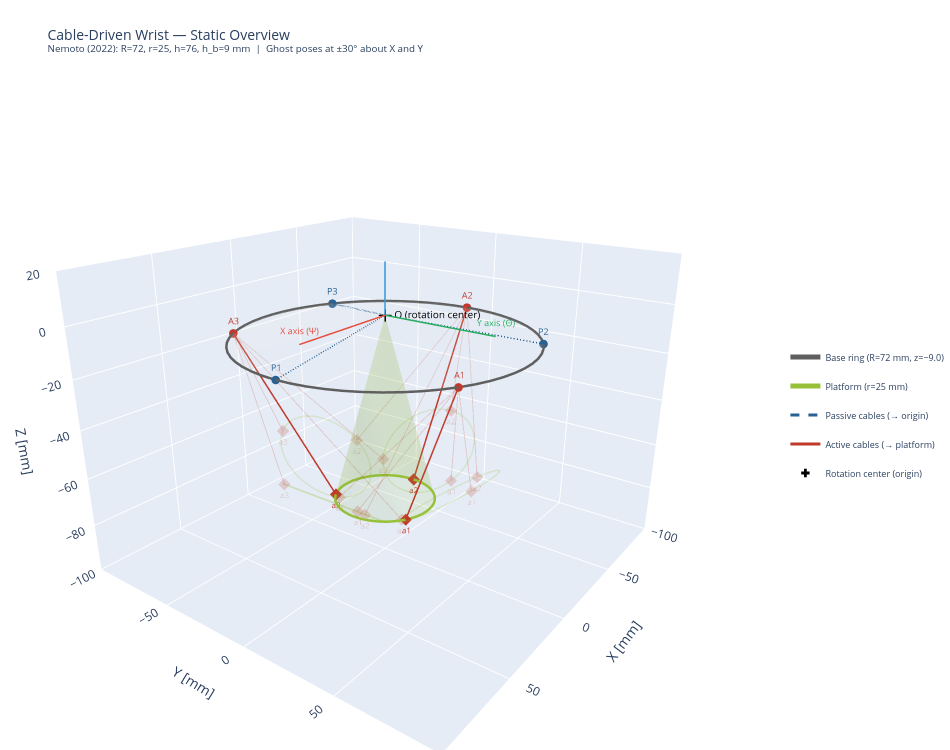

This figure's notebook cell:
### Code cell
# =================================================================
# Static 3D Overview
# =================================================================
from helpers.wrist_plots import wrist_static_figure

fig = wrist_static_figure(R, r, h, h_b, show_caption=show_caption)
fig.show()

### Figure 1 — Plotly figure (JSON) as saved in the notebook; plotly's stock layout.template omitted (floating-point values rounded to 4 significant figures)
{"data": [{"legendgroup": "base", "line": {"color": "#5F5F5F", "width": 3}, "mode": "lines", "name": "Base ring (R=72 mm, z=−9.0)", "opacity": 0.2, "showlegend": false, "type": "scatter3d", "x": [72.5, 72.1, 70.92, 68.95, 66.23, 62.79, 58.65, 53.88, 48.51, 42.61, 36.25, 29.49, 22.4, 15.07, 7.578, 4.439e-15, -7.578, -15.07, -22.4, -29.49, -36.25, -42.61, -48.51, -53.88, -58.65, -62.79, -66.23, -68.95, -70.92, -72.1, -72.5, -72.1, -70.92, -68.95, -66.23, -62.79, -58.65, -53.88, -48.51, -42.61, -36.25, -29.49, -22.4, -15.07, -7.578, -1.332e-14, 7.578, 15.07, 22.4, 29.49, 36.25, 42.61, 48.51, 53.88, 58.65, 62.79, 66.23, 68.95, 70.92, 72.1, 72.5], "y": [0.0, 7.578, 15.07, 22.4, 29.49, 36.25, 42.61, 48.51, 53.88, 58.65, 62.79, 66.23, 68.95, 70.92, 72.1, 72.5, 72.1, 70.92, 68.95, 66.23, 62.79, 58.65, 53.88, 48.51, 42.61, 36.25, 29.49, 22.4, 15.07, 7.578, 8.879e-15, -7.578, -15.07, -22.4, -29.49, -36.25, -42.61, -48.51, -53.88, -58.65, -62.79, -66.23, -68.95, -70.92, -72.1, -72.5, -72.1, -70.92, -68.95, -66.23, -62.79, -58.65, -53.88, -48.51, -42.61, -36.25, -29.49, -22.4, -15.07, -7.578, -1.776e-14], "z": [-9.0, -9.0, -9.0, -9.0, -9.0, -9.0, -9.0, -9.0, -9.0, -9.0, -9.0, -9.0, -9.0, -9.0, -9.0, -9.0, -9.0, -9.0, -9.0, -9.0, -9.0, -9.0, -9.0, -9.0, -9.0, -9.0, -9.0, -9.0, -9.0, -9.0, -9.0, -9.0, -9.0, -9.0, -9.0, -9.0, -9.0, -9.0, -9.0, -9.0, -9.0, -9.0, -9.0, -9.0, -9.0, -9.0, -9.0, -9.0, -9.0, -9.0, -9.0, -9.0, -9.0, -9.0, -9.0, -9.0, -9.0, -9.0, -9.0, -9.0, -9.0]}, {"legendgroup": "platform", "line": {"color": "#97C139", "width": 3}, "mode": "lines", "name": "Platform (r=25 mm)", "opacity": 0.2, "showlegend": false, "type": "scatter3d", "x": [25.0, 24.86, 24.45, 23.78, 22.84, 21.65, 20.23, 18.58, 16.73, 14.69, 12.5, 10.17, 7.725, 5.198, 2.613, 1.531e-15, -2.613, -5.198, -7.725, -10.17, -12.5, -14.69, -16.73, -18.58, -20.23, -21.65, -22.84, -23.78, -24.45, -24.86, -25.0, -24.86, -24.45, -23.78, -22.84, -21.65, -20.23, -18.58, -16.73, -14.69, -12.5, -10.17, -7.725, -5.198, -2.613, -4.592e-15, 2.613, 5.198, 7.725, 10.17, 12.5, 14.69, 16.73, 18.58, 20.23, 21.65, 22.84, 23.78, 24.45, 24.86, 25.0], "y": [38.0, 40.26, 42.5, 44.69, 46.81, 48.83, 50.73, 52.49, 54.09, 55.52, 56.75, 57.78, 58.59, 59.18, 59.53, 59.65, 59.53, 59.18, 58.59, 57.78, 56.75, 55.52, 54.09, 52.49, 50.73, 48.83, 46.81, 44.69, 42.5, 40.26, 38.0, 35.74, 33.5, 31.31, 29.19, 27.17, 25.27, 23.51, 21.91, 20.48, 19.25, 18.22, 17.41, 16.82, 16.47, 16.35, 16.47, 16.82, 17.41, 18.22, 19.25, 20.48, 21.91, 23.51, 25.27, 27.17, 29.19, 31.31, 33.5, 35.74, 38.0], "z": [-65.82, -64.51, -63.22, -61.96, -60.73, -59.57, -58.47, -57.45, -56.53, -55.71, -54.99, -54.4, -53.93, -53.59, -53.39, -53.32, -53.39, -53.59, -53.93, -54.4, -54.99, -55.71, -56.53, -57.45, -58.47, -59.57, -60.73, -61.96, -63.22, -64.51, -65.82, -67.12, -68.42, -69.68, -70.9, -72.07, -73.17, -74.18, -75.11, -75.93, -76.64, -77.24, -77.71, -78.04, -78.25, -78.32, -78.25, -78.04, -77.71, -77.24, -76.64, -75.93, -75.11, -74.18, -73.17, -72.07, -70.9, -69.68, -68.42, -67.12, -65.82]}, {"legendgroup": "passive", "line": {"color": "#296193", "dash": "dash", "width": 1.8}, "mode": "lines", "name": "Passive cables (→ origin)", "opacity": 0.2, "showlegend": false, "type": "scatter3d", "x": [72.5, 0], "y": [0, 0], "z": [-9, 0]}, {"legendgroup": "passive", "line": {"color": "#296193", "dash": "dash", "width": 1.8}, "mode": "lines", "opacity": 0.2, "showlegend": false, "type": "scatter3d", "x": [-36.25, 0], "y": [62.79, 0], "z": [-9, 0]}, {"legendgroup": "passive", "line": {"color": "#296193", "dash": "dash", "width": 1.8}, "mode": "lines", "opacity": 0.2, "showlegend": false, "type": "scatter3d", "x": [-36.25, 0], "y": [-62.79, 0], "z": [-9, 0]}, {"legendgroup": "active", "line": {"color": "#C0392B", "width": 1.8}, "mode": "lines", "name": "Active cables (→ platform)", "opacity": 0.2, "showlegend": false, "type": "scatter3d", "x": [36.25, 12.5], "y": [62.79, 56.75], "z": [-9, -54.99]}, {"legendgroup": "active", "line": {"color": "#C0392B", "width": 1.8}, "mode": "lines", "opacity": 0.2, "showlegend": false, "type": "scatter3d", "x": [-72.5, -25], "y": [8.879e-15, 38], "z": [-9, -65.82]}, {"legendgroup": "active", "line": {"color": "#C0392B", "width": 1.8}, "mode": "lines", "opacity": 0.2, "showlegend": false, "type": "scatter3d", "x": [36.25, 12.5], "y": [-62.79, 19.25], "z": [-9, -76.64]}, {"marker": {"color": "#296193", "size": 5}, "mode": "markers+text", "opacity": 0.2, "showlegend": false, "text": ["P1", "P2", "P3"], "textfont": {"color": "#296193", "size": 9}, "textposition": "top center", "type": "scatter3d", "x": [72.5, -36.25, -36.25], "y": [0.0, 62.79, -62.79], "z": [-9.0, -9.0, -9.0]}, {"marker": {"color": "#C0392B", "size": 5}, "mode": "markers+text", "opacity": 0.2, "showlegend": false, "text": ["A1", "A2", "A3"], "textfont": {"color": "#C0392B", "size": 9}, "textposition": "top center", "type": "scatter3d", "x": [36.25, -72.5, 36.25], "y": [62.79, 8.879e-15, -62.79], "z": [-9.0, -9.0, -9.0]}, {"marker": {"color": "#C0392B", "size": 4, "symbol": "diamond"}, "mode": "markers+text", "opacity": 0.2, "showlegend": false, "text": ["a1", "a2", "a3"], "textfont": {"color": "#C0392B", "size": 8}, "textposition": "bottom center", "type": "scatter3d", "x": [12.5, -25.0, 12.5], "y": [56.75, 38.0, 19.25], "z": [-54.99, -65.82, -76.64]}, {"legendgroup": "center", "marker": {"color": "black", "size": 7, "symbol": "cross"}, "mode": "markers+text", "name": "Rotation center (origin)", "opacity": 0.2, "showlegend": false, "text": ["O (rotation center)"], "textfont": {"color": "black", "size": 10}, "textposition": "middle right", "type": "scatter3d", "x": [0], "y": [0], "z": [0]}, {"legendgroup": "base", "line": {"color": "#5F5F5F", "width": 3}, "mode": "lines", "name": "Base ring (R=72 mm, z=−9.0)", "opacity": 0.2, "showlegend": false, "type": "scatter3d", "x": [72.5, 72.1, 70.92, 68.95, 66.23, 62.79, 58.65, 53.88, 48.51, 42.61, 36.25, 29.49, 22.4, 15.07, 7.578, 4.439e-15, -7.578, -15.07, -22.4, -29.49, -36.25, -42.61, -48.51, -53.88, -58.65, -62.79, -66.23, -68.95, -70.92, -72.1, -72.5, -72.1, -70.92, -68.95, -66.23, -62.79, -58.65, -53.88, -48.51, -42.61, -36.25, -29.49, -22.4, -15.07, -7.578, -1.332e-14, 7.578, 15.07, 22.4, 29.49, 36.25, 42.61, 48.51, 53.88, 58.65, 62.79, 66.23, 68.95, 70.92, 72.1, 72.5], "y": [0.0, 7.578, 15.07, 22.4, 29.49, 36.25, 42.61, 48.51, 53.88, 58.65, 62.79, 66.23, 68.95, 70.92, 72.1, 72.5, 72.1, 70.92, 68.95, 66.23, 62.79, 58.65, 53.88, 48.51, 42.61, 36.25, 29.49, 22.4, 15.07, 7.578, 8.879e-15, -7.578, -15.07, -22.4, -29.49, -36.25, -42.61, -48.51, -53.88, -58.65, -62.79, -66.23, -68.95, -70.92, -72.1, -72.5, -72.1, -70.92, -68.95, -66.23, -62.79, -58.65, -53.88, -48.51, -42.61, -36.25, -29.49, -22.4, -15.07, -7.578, -1.776e-14], "z": [-9.0, -9.0, -9.0, -9.0, -9.0, -9.0, -9.0, -9.0, -9.0, -9.0, -9.0, -9.0, -9.0, -9.0, -9.0, -9.0, -9.0, -9.0, -9.0, -9.0, -9.0, -9.0, -9.0, -9.0, -9.0, -9.0, -9.0, -9.0, -9.0, -9.0, -9.0, -9.0, -9.0, -9.0, -9.0, -9.0, -9.0, -9.0, -9.0, -9.0, -9.0, -9.0, -9.0, -9.0, -9.0, -9.0, -9.0, -9.0, -9.0, -9.0, -9.0, -9.0, -9.0, -9.0, -9.0, -9.0, -9.0, -9.0, -9.0, -9.0, -9.0]}, {"legendgroup": "platform", "line": {"color": "#97C139", "width": 3}, "mode": "lines", "name": "Platform (r=25 mm)", "opacity": 0.2, "showlegend": false, "type": "scatter3d", "x": [25.0, 24.86, 24.45, 23.78, 22.84, 21.65, 20.23, 18.58, 16.73, 14.69, 12.5, 10.17, 7.725, 5.198, 2.613, 1.531e-15, -2.613, -5.198, -7.725, -10.17, -12.5, -14.69, -16.73, -18.58, -20.23, -21.65, -22.84, -23.78, -24.45, -24.86, -25.0, -24.86, -24.45, -23.78, -22.84, -21.65, -20.23, -18.58, -16.73, -14.69, -12.5, -10.17, -7.725, -5.198, -2.613, -4.592e-15, 2.613, 5.198, 7.725, 10.17, 12.5, 14.69, 16.73, 18.58, 20.23, 21.65, 22.84, 23.78, 24.45, 24.86, 25.0], "y": [-38.0, -35.74, -33.5, -31.31, -29.19, -27.17, -25.27, -23.51, -21.91, -20.48, -19.25, -18.22, -17.41, -16.82, -16.47, -16.35, -16.47, -16.82, -17.41, -18.22, -19.25, -20.48, -21.91, -23.51, -25.27, -27.17, -29.19, -31.31, -33.5, -35.74, -38.0, -40.26, -42.5, -44.69, -46.81, -48.83, -50.73, -52.49, -54.09, -55.52, -56.75, -57.78, -58.59, -59.18, -59.53, -59.65, -59.53, -59.18, -58.59, -57.78, -56.75, -55.52, -54.09, -52.49, -50.73, -48.83, -46.81, -44.69, -42.5, -40.26, -38.0], "z": [-65.82, -67.12, -68.42, -69.68, -70.9, -72.07, -73.17, -74.18, -75.11, -75.93, -76.64, -77.24, -77.71, -78.04, -78.25, -78.32, -78.25, -78.04, -77.71, -77.24, -76.64, -75.93, -75.11, -74.18, -73.17, -72.07, -70.9, -69.68, -68.42, -67.12, -65.82, -64.51, -63.22, -61.96, -60.73, -59.57, -58.47, -57.45, -56.53, -55.71, -54.99, -54.4, -53.93, -53.59, -53.39, -53.32, -53.39, -53.59, -53.93, -54.4, -54.99, -55.71, -56.53, -57.45, -58.47, -59.57, -60.73, -61.96, -63.22, -64.51, -65.82]}, {"legendgroup": "passive", "line": {"color": "#296193", "dash": "dash", "width": 1.8}, "mode": "lines", "name": "Passive cables (→ origin)", "opacity": 0.2, "showlegend": false, "type": "scatter3d", "x": [72.5, 0], "y": [0, 0], "z": [-9, 0]}, {"legendgroup": "passive", "line": {"color": "#296193", "dash": "dash", "width": 1.8}, "mode": "lines", "opacity": 0.2, "showlegend": false, "type": "scatter3d", "x": [-36.25, 0], "y": [62.79, 0], "z": [-9, 0]}, {"legendgroup": "passive", "line": {"color": "#296193", "dash": "dash", "width": 1.8}, "mode": "lines", "opacity": 0.2, "showlegend": false, "type": "scatter3d", "x": [-36.25, 0], "y": [-62.79, 0], "z": [-9, 0]}, {"legendgroup": "active", "line": {"color": "#C0392B", "width": 1.8}, "mode": "lines", "name": "Active cables (→ platform)", "opacity": 0.2, "showlegend": false, "type": "scatter3d", "x": [36.25, 12.5], "y": [62.79, -19.25], "z": [-9, -76.64]}, {"legendgroup": "active", "line": {"color": "#C0392B", "width": 1.8}, "mode": "lines", "opacity": 0.2, "showlegend": false, "type": "scatter3d", "x": [-72.5, -25], "y": [8.879e-15, -38.0], "z": [-9, -65.82]}, {"legendgroup": "active", "line": {"color": "#C0392B", "width": 1.8}, "mode": "lines", "opacity": 0.2, "showlegend": false, "type": "scatter3d", "x": [36.25, 12.5], "y": [-62.79, -56.75], "z": [-9, -54.99]}, {"marker": {"color": "#296193", "size": 5}, "mode": "markers+text", "opacity": 0.2, "showlegend": false, "text": ["P1", "P2", "P3"], "textfont": {"color": "#296193", "size": 9}, "textposition": "top center", "type": "scatter3d", "x": [72.5, -36.25, -36.25], "y": [0.0, 62.79, -62.79], "z": [-9.0, -9.0, -9.0]}, {"marker": {"color": "#C0392B", "size": 5}, "mode": "markers+text", "opacity": 0.2, "showlegend": false, "text": ["A1", "A2", "A3"], "textfont": {"color": "#C0392B", "size": 9}, "textposition": "top center", "type": "scatter3d", "x": [36.25, -72.5, 36.25], "y": [62.79, 8.879e-15, -62.79], "z": [-9.0, -9.0, -9.0]}, {"marker": {"color": "#C0392B", "size": 4, "symbol": "diamond"}, "mode": "markers+text", "opacity": 0.2, "showlegend": false, "text": ["a1", "a2", "a3"], "textfont": {"color": "#C0392B", "size": 8}, "textposition": "bottom center", "type": "scatter3d", "x": [12.5, -25.0, 12.5], "y": [-19.25, -38.0, -56.75], "z": [-76.64, -65.82, -54.99]}, {"legendgroup": "center", "marker": {"color": "black", "size": 7, "symbol": "cross"}, "mode": "markers+text", "name": "Rotation center (origin)", "opacity": 0.2, "showlegend": false, "text": ["O (rotation center)"], "textfont": {"color": "black", "size": 10}, "textposition": "middle right", "type": "scatter3d", "x": [0], "y": [0], "z": [0]}, {"legendgroup": "base", "line": {"color": "#5F5F5F", "width": 3}, "mode": "lines", "name": "Base ring (R=72 mm, z=−9.0)", "opacity": 0.2, "showlegend": false, "type": "scatter3d", "x": [72.5, 72.1, 70.92, 68.95, 66.23, 62.79, 58.65, 53.88, 48.51, 42.61, 36.25, 29.49, 22.4, 15.07, 7.578, 4.439e-15, -7.578, -15.07, -22.4, -29.49, -36.25, -42.61, -48.51, -53.88, -58.65, -62.79, -66.23, -68.95, -70.92, -72.1, -72.5, -72.1, -70.92, -68.95, -66.23, -62.79, -58.65, -53.88, -48.51, -42.61, -36.25, -29.49, -22.4, -15.07, -7.578, -1.332e-14, 7.578, 15.07, 22.4, 29.49, 36.25, 42.61, 48.51, 53.88, 58.65, 62.79, 66.23, 68.95, 70.92, 72.1, 72.5], "y": [0.0, 7.578, 15.07, 22.4, 29.49, 36.25, 42.61, 48.51, 53.88, 58.65, 62.79, 66.23, 68.95, 70.92, 72.1, 72.5, 72.1, 70.92, 68.95, 66.23, 62.79, 58.65, 53.88, 48.51, 42.61, 36.25, 29.49, 22.4, 15.07, 7.578, 8.879e-15, -7.578, -15.07, -22.4, -29.49, -36.25, -42.61, -48.51, -53.88, -58.65, -62.79, -66.23, -68.95, -70.92, -72.1, -72.5, -72.1, -70.92, -68.95, -66.23, -62.79, -58.65, -53.88, -48.51, -42.61, -36.25, -29.49, -22.4, -15.07, -7.578, -1.776e-14], "z": [-9.0, -9.0, -9.0, -9.0, -9.0, -9.0, -9.0, -9.0, -9.0, -9.0, -9.0, -9.0, -9.0, -9.0, -9.0, -9.0, -9.0, -9.0, -9.0, -9.0, -9.0, -9.0, -9.0, -9.0, -9.0, -9.0, -9.0, -9.0, -9.0, -9.0, -9.0, -9.0, -9.0, -9.0, -9.0, -9.0, -9.0, -9.0, -9.0, -9.0, -9.0, -9.0, -9.0, -9.0, -9.0, -9.0, -9.0, -9.0, -9.0, -9.0, -9.0, -9.0, -9.0, -9.0, -9.0, -9.0, -9.0, -9.0, -9.0, -9.0, -9.0]}, {"legendgroup": "platform", "line": {"color": "#97C139", "width": 3}, "mode": "lines", "name": "Platform (r=25 mm)", "opacity": 0.2, "showlegend": false, "type": "scatter3d", "x": [-16.35, -16.47, -16.82, -17.41, -18.22, -19.25, -20.48, -21.91, -23.51, -25.27, -27.17, -29.19, -31.31, -33.5, -35.74, -38.0, -40.26, -42.5, -44.69, -46.81, -48.83, -50.73, -52.49, -54.09, -55.52, -56.75, -57.78, -58.59, -59.18, -59.53, -59.65, -59.53, -59.18, -58.59, -57.78, -56.75, -55.52, -54.09, -52.49, -50.73, -48.83, -46.81, -44.69, -42.5, -40.26, -38.0, -35.74, -33.5, -31.31, -29.19, -27.17, -25.27, -23.51, -21.91, -20.48, -19.25, -18.22, -17.41, -16.82, -16.47, -16.35], "y": [0.0, 2.613, 5.198, 7.725, 10.17, 12.5, 14.69, 16.73, 18.58, 20.23, 21.65, 22.84, 23.78, 24.45, 24.86, 25.0, 24.86, 24.45, 23.78, 22.84, 21.65, 20.23, 18.58, 16.73, 14.69, 12.5, 10.17, 7.725, 5.198, 2.613, 3.062e-15, -2.613, -5.198, -7.725, -10.17, -12.5, -14.69, -16.73, -18.58, -20.23, -21.65, -22.84, -23.78, -24.45, -24.86, -25.0, -24.86, -24.45, -23.78, -22.84, -21.65, -20.23, -18.58, -16.73, -14.69, -12.5, -10.17, -7.725, -5.198, -2.613, -6.123e-15], "z": [-78.32, -78.25, -78.04, -77.71, -77.24, -76.64, -75.93, -75.11, -74.18, -73.17, -72.07, -70.9, -69.68, -68.42, -67.12, -65.82, -64.51, -63.22, -61.96, -60.73, -59.57, -58.47, -57.45, -56.53, -55.71, -54.99, -54.4, -53.93, -53.59, -53.39, -53.32, -53.39, -53.59, -53.93, -54.4, -54.99, -55.71, -56.53, -57.45, -58.47, -59.57, -60.73, -61.96, -63.22, -64.51, -65.82, -67.12, -68.42, -69.68, -70.9, -72.07, -73.17, -74.18, -75.11, -75.93, -76.64, -77.24, -77.71, -78.04, -78.25, -78.32]}, {"legendgroup": "passive", "line": {"color": "#296193", "dash": "dash", "width": 1.8}, "mode": "lines", "name": "Passive cables (→ origin)", "opacity": 0.2, "showlegend": false, "type": "scatter3d", "x": [72.5, 0], "y": [0, 0], "z": [-9, 0]}, {"legendgroup": "passive", "line": {"color": "#296193", "dash": "dash", "width": 1.8}, "mode": "lines", "opacity": 0.2, "showlegend": false, "type": "scatter3d", "x": [-36.25, 0], "y": [62.79, 0], "z": [-9, 0]}, {"legendgroup": "passive", "line": {"color": "#296193", "dash": "dash", "width": 1.8}, "mode": "lines", "opacity": 0.2, "showlegend": false, "type": "scatter3d", "x": [-36.25, 0], "y": [-62.79, 0], "z": [-9, 0]}, {"legendgroup": "active", "line": {"color": "#C0392B", "width": 1.8}, "mode": "lines", "name": "Active cables (→ platform)", "opacity": 0.2, "showlegend": false, "type": "scatter3d", "x": [36.25, -27.17], "y": [62.79, 21.65], "z": [-9, -72.07]}, {"legendgroup": "active", "line": {"color": "#C0392B", "width": 1.8}, "mode": "lines", "opacity": 0.2, "showlegend": false, "type": "scatter3d", "x": [-72.5, -59.65], "y": [8.879e-15, 3.062e-15], "z": [-9, -53.32]}, {"legendgroup": "active", "line": {"color": "#C0392B", "width": 1.8}, "mode": "lines", "opacity": 0.2, "showlegend": false, "type": "scatter3d", "x": [36.25, -27.17], "y": [-62.79, -21.65], "z": [-9, -72.07]}, {"marker": {"color": "#296193", "size": 5}, "mode": "markers+text", "opacity": 0.2, "showlegend": false, "text": ["P1", "P2", "P3"], "textfont": {"color": "#296193", "size": 9}, "textposition": "top center", "type": "scatter3d", "x": [72.5, -36.25, -36.25], "y": [0.0, 62.79, -62.79], "z": [-9.0, -9.0, -9.0]}, {"marker": {"color": "#C0392B", "size": 5}, "mode": "markers+text", "opacity": 0.2, "showlegend": false, "text": ["A1", "A2", "A3"], "textfont": {"color": "#C0392B", "size": 9}, "textposition": "top center", "type": "scatter3d", "x": [36.25, -72.5, 36.25], "y": [62.79, 8.879e-15, -62.79], "z": [-9.0, -9.0, -9.0]}, {"marker": {"color": "#C0392B", "size": 4, "symbol": "diamond"}, "mode": "markers+text", "opacity": 0.2, "showlegend": false, "text": ["a1", "a2", "a3"], "textfont": {"color": "#C0392B", "size": 8}, "textposition": "bottom center", "type": "scatter3d", "x": [-27.17, -59.65, -27.17], "y": [21.65, 3.062e-15, -21.65], "z": [-72.07, -53.32, -72.07]}, {"legendgroup": "center", "marker": {"color": "black", "size": 7, "symbol": "cross"}, "mode": "markers+text", "name": "Rotation center (origin)", "opacity": 0.2, "showlegend": false, "text": ["O (rotation center)"], "textfont": {"color": "black", "size": 10}, "textposition": "middle right", "type": "scatter3d", "x": [0], "y": [0], "z": [0]}, {"legendgroup": "base", "line": {"color": "#5F5F5F", "width": 3}, "mode": "lines", "name": "Base ring (R=72 mm, z=−9.0)", "opacity": 0.2, "showlegend": false, "type": "scatter3d", "x": [72.5, 72.1, 70.92, 68.95, 66.23, 62.79, 58.65, 53.88, 48.51, 42.61, 36.25, 29.49, 22.4, 15.07, 7.578, 4.439e-15, -7.578, -15.07, -22.4, -29.49, -36.25, -42.61, -48.51, -53.88, -58.65, -62.79, -66.23, -68.95, -70.92, -72.1, -72.5, -72.1, -70.92, -68.95, -66.23, -62.79, -58.65, -53.88, -48.51, -42.61, -36.25, -29.49, -22.4, -15.07, -7.578, -1.332e-14, 7.578, 15.07, 22.4, 29.49, 36.25, 42.61, 48.51, 53.88, 58.65, 62.79, 66.23, 68.95, 70.92, 72.1, 72.5], "y": [0.0, 7.578, 15.07, 22.4, 29.49, 36.25, 42.61, 48.51, 53.88, 58.65, 62.79, 66.23, 68.95, 70.92, 72.1, 72.5, 72.1, 70.92, 68.95, 66.23, 62.79, 58.65, 53.88, 48.51, 42.61, 36.25, 29.49, 22.4, 15.07, 7.578, 8.879e-15, -7.578, -15.07, -22.4, -29.49, -36.25, -42.61, -48.51, -53.88, -58.65, -62.79, -66.23, -68.95, -70.92, -72.1, -72.5, -72.1, -70.92, -68.95, -66.23, -62.79, -58.65, -53.88, -48.51, -42.61, -36.25, -29.49, -22.4, -15.07, -7.578, -1.776e-14], "z": [-9.0, -9.0, -9.0, -9.0, -9.0, -9.0, -9.0, -9.0, -9.0, -9.0, -9.0, -9.0, -9.0, -9.0, -9.0, -9.0, -9.0, -9.0, -9.0, -9.0, -9.0, -9.0, -9.0, -9.0, -9.0, -9.0, -9.0, -9.0, -9.0, -9.0, -9.0, -9.0, -9.0, -9.0, -9.0, -9.0, -9.0, -9.0, -9.0, -9.0, -9.0, -9.0, -9.0, -9.0, -9.0, -9.0, -9.0, -9.0, -9.0, -9.0, -9.0, -9.0, -9.0, -9.0, -9.0, -9.0, -9.0, -9.0, -9.0, -9.0, -9.0]}, {"legendgroup": "platform", "line": {"color": "#97C139", "width": 3}, "mode": "lines", "name": "Platform (r=25 mm)", "opacity": 0.2, "showlegend": false, "type": "scatter3d", "x": [59.65, 59.53, 59.18, 58.59, 57.78, 56.75, 55.52, 54.09, 52.49, 50.73, 48.83, 46.81, 44.69, 42.5, 40.26, 38.0, 35.74, 33.5, 31.31, 29.19, 27.17, 25.27, 23.51, 21.91, 20.48, 19.25, 18.22, 17.41, 16.82, 16.47, 16.35, 16.47, 16.82, 17.41, 18.22, 19.25, 20.48, 21.91, 23.51, 25.27, 27.17, 29.19, 31.31, 33.5, 35.74, 38.0, 40.26, 42.5, 44.69, 46.81, 48.83, 50.73, 52.49, 54.09, 55.52, 56.75, 57.78, 58.59, 59.18, 59.53, 59.65], "y": [0.0, 2.613, 5.198, 7.725, 10.17, 12.5, 14.69, 16.73, 18.58, 20.23, 21.65, 22.84, 23.78, 24.45, 24.86, 25.0, 24.86, 24.45, 23.78, 22.84, 21.65, 20.23, 18.58, 16.73, 14.69, 12.5, 10.17, 7.725, 5.198, 2.613, 3.062e-15, -2.613, -5.198, -7.725, -10.17, -12.5, -14.69, -16.73, -18.58, -20.23, -21.65, -22.84, -23.78, -24.45, -24.86, -25.0, -24.86, -24.45, -23.78, -22.84, -21.65, -20.23, -18.58, -16.73, -14.69, -12.5, -10.17, -7.725, -5.198, -2.613, -6.123e-15], "z": [-53.32, -53.39, -53.59, -53.93, -54.4, -54.99, -55.71, -56.53, -57.45, -58.47, -59.57, -60.73, -61.96, -63.22, -64.51, -65.82, -67.12, -68.42, -69.68, -70.9, -72.07, -73.17, -74.18, -75.11, -75.93, -76.64, -77.24, -77.71, -78.04, -78.25, -78.32, -78.25, -78.04, -77.71, -77.24, -76.64, -75.93, -75.11, -74.18, -73.17, -72.07, -70.9, -69.68, -68.42, -67.12, -65.82, -64.51, -63.22, -61.96, -60.73, -59.57, -58.47, -57.45, -56.53, -55.71, -54.99, -54.4, -53.93, -53.59, -53.39, -53.32]}, {"legendgroup": "passive", "line": {"color": "#296193", "dash": "dash", "width": 1.8}, "mode": "lines", "name": "Passive cables (→ origin)", "opacity": 0.2, "showlegend": false, "type": "scatter3d", "x": [72.5, 0], "y": [0, 0], "z": [-9, 0]}, {"legendgroup": "passive", "line": {"color": "#296193", "dash": "dash", "width": 1.8}, "mode": "lines", "opacity": 0.2, "showlegend": false, "type": "scatter3d", "x": [-36.25, 0], "y": [62.79, 0], "z": [-9, 0]}, {"legendgroup": "passive", "line": {"color": "#296193", "dash": "dash", "width": 1.8}, "mode": "lines", "opacity": 0.2, "showlegend": false, "type": "scatter3d", "x": [-36.25, 0], "y": [-62.79, 0], "z": [-9, 0]}, {"legendgroup": "active", "line": {"color": "#C0392B", "width": 1.8}, "mode": "lines", "name": "Active cables (→ platform)", "opacity": 0.2, "showlegend": false, "type": "scatter3d", "x": [36.25, 48.83], "y": [62.79, 21.65], "z": [-9, -59.57]}, {"legendgroup": "active", "line": {"color": "#C0392B", "width": 1.8}, "mode": "lines", "opacity": 0.2, "showlegend": false, "type": "scatter3d", "x": [-72.5, 16.35], "y": [8.879e-15, 3.062e-15], "z": [-9, -78.32]}, {"legendgroup": "active", "line": {"color": "#C0392B", "width": 1.8}, "mode": "lines", "opacity": 0.2, "showlegend": false, "type": "scatter3d", "x": [36.25, 48.83], "y": [-62.79, -21.65], "z": [-9, -59.57]}, {"marker": {"color": "#296193", "size": 5}, "mode": "markers+text", "opacity": 0.2, "showlegend": false, "text": ["P1", "P2", "P3"], "textfont": {"color": "#296193", "size": 9}, "textposition": "top center", "type": "scatter3d", "x": [72.5, -36.25, -36.25], "y": [0.0, 62.79, -62.79], "z": [-9.0, -9.0, -9.0]}, {"marker": {"color": "#C0392B", "size": 5}, "mode": "markers+text", "opacity": 0.2, "showlegend": false, "text": ["A1", "A2", "A3"], "textfont": {"color": "#C0392B", "size": 9}, "textposition": "top center", "type": "scatter3d", "x": [36.25, -72.5, 36.25], "y": [62.79, 8.879e-15, -62.79], "z": [-9.0, -9.0, -9.0]}, {"marker": {"color": "#C0392B", "size": 4, "symbol": "diamond"}, "mode": "markers+text", "opacity": 0.2, "showlegend": false, "text": ["a1", "a2", "a3"], "textfont": {"color": "#C0392B", "size": 8}, "textposition": "bottom center", "type": "scatter3d", "x": [48.83, 16.35, 48.83], "y": [21.65, 3.062e-15, -21.65], "z": [-59.57, -78.32, -59.57]}, {"legendgroup": "center", "marker": {"color": "black", "size": 7, "symbol": "cross"}, "mode": "markers+text", "name": "Rotation center (origin)", "opacity": 0.2, "showlegend": false, "text": ["O (rotation center)"], "textfont": {"color": "black", "size": 10}, "textposition": "middle right", "type": "scatter3d", "x": [0], "y": [0], "z": [0]}, {"legendgroup": "base", "line": {"color": "#5F5F5F", "width": 5}, "mode": "lines", "name": "Base ring (R=72 mm, z=−9.0)", "opacity": 1, "showlegend": true, "type": "scatter3d", "x": [72.5, 72.1, 70.92, 68.95, 66.23, 62.79, 58.65, 53.88, 48.51, 42.61, 36.25, 29.49, 22.4, 15.07, 7.578, 4.439e-15, -7.578, -15.07, -22.4, -29.49, -36.25, -42.61, -48.51, -53.88, -58.65, -62.79, -66.23, -68.95, -70.92, -72.1, -72.5, -72.1, -70.92, -68.95, -66.23, -62.79, -58.65, -53.88, -48.51, -42.61, -36.25, -29.49, -22.4, -15.07, -7.578, -1.332e-14, 7.578, 15.07, 22.4, 29.49, 36.25, 42.61, 48.51, 53.88, 58.65, 62.79, 66.23, 68.95, 70.92, 72.1, 72.5], "y": [0.0, 7.578, 15.07, 22.4, 29.49, 36.25, 42.61, 48.51, 53.88, 58.65, 62.79, 66.23, 68.95, 70.92, 72.1, 72.5, 72.1, 70.92, 68.95, 66.23, 62.79, 58.65, 53.88, 48.51, 42.61, 36.25, 29.49, 22.4, 15.07, 7.578, 8.879e-15, -7.578, -15.07, -22.4, -29.49, -36.25, -42.61, -48.51, -53.88, -58.65, -62.79, -66.23, -68.95, -70.92, -72.1, -72.5, -72.1, -70.92, -68.95, -66.23, -62.79, -58.65, -53.88, -48.51, -42.61, -36.25, -29.49, -22.4, -15.07, -7.578, -1.776e-14], "z": [-9.0, -9.0, -9.0, -9.0, -9.0, -9.0, -9.0, -9.0, -9.0, -9.0, -9.0, -9.0, -9.0, -9.0, -9.0, -9.0, -9.0, -9.0, -9.0, -9.0, -9.0, -9.0, -9.0, -9.0, -9.0, -9.0, -9.0, -9.0, -9.0, -9.0, -9.0, -9.0, -9.0, -9.0, -9.0, -9.0, -9.0, -9.0, -9.0, -9.0, -9.0, -9.0, -9.0, -9.0, -9.0, -9.0, -9.0, -9.0, -9.0, -9.0, -9.0, -9.0, -9.0, -9.0, -9.0, -9.0, -9.0, -9.0, -9.0, -9.0, -9.0]}, {"legendgroup": "platform", "line": {"color": "#97C139", "width": 5}, "mode": "lines", "name": "Platform (r=25 mm)", "opacity": 1, "showlegend": true, "type": "scatter3d", "x": [25.0, 24.86, 24.45, 23.78, 22.84, 21.65, 20.23, 18.58, 16.73, 14.69, 12.5, 10.17, 7.725, 5.198, 2.613, 1.531e-15, -2.613, -5.198, -7.725, -10.17, -12.5, -14.69, -16.73, -18.58, -20.23, -21.65, -22.84, -23.78, -24.45, -24.86, -25.0, -24.86, -24.45, -23.78, -22.84, -21.65, -20.23, -18.58, -16.73, -14.69, -12.5, -10.17, -7.725, -5.198, -2.613, -4.592e-15, 2.613, 5.198, 7.725, 10.17, 12.5, 14.69, 16.73, 18.58, 20.23, 21.65, 22.84, 23.78, 24.45, 24.86, 25.0], "y": [0.0, 2.613, 5.198, 7.725, 10.17, 12.5, 14.69, 16.73, 18.58, 20.23, 21.65, 22.84, 23.78, 24.45, 24.86, 25.0, 24.86, 24.45, 23.78, 22.84, 21.65, 20.23, 18.58, 16.73, 14.69, 12.5, 10.17, 7.725, 5.198, 2.613, 3.062e-15, -2.613, -5.198, -7.725, -10.17, -12.5, -14.69, -16.73, -18.58, -20.23, -21.65, -22.84, -23.78, -24.45, -24.86, -25.0, -24.86, -24.45, -23.78, -22.84, -21.65, -20.23, -18.58, -16.73, -14.69, -12.5, -10.17, -7.725, -5.198, -2.613, -6.123e-15], "z": [-76.0, -76.0, -76.0, -76.0, -76.0, -76.0, -76.0, -76.0, -76.0, -76.0, -76.0, -76.0, -76.0, -76.0, -76.0, -76.0, -76.0, -76.0, -76.0, -76.0, -76.0, -76.0, -76.0, -76.0, -76.0, -76.0, -76.0, -76.0, -76.0, -76.0, -76.0, -76.0, -76.0, -76.0, -76.0, -76.0, -76.0, -76.0, -76.0, -76.0, -76.0, -76.0, -76.0, -76.0, -76.0, -76.0, -76.0, -76.0, -76.0, -76.0, -76.0, -76.0, -76.0, -76.0, -76.0, -76.0, -76.0, -76.0, -76.0, -76.0, -76.0]}, {"legendgroup": "passive", "line": {"color": "#296193", "dash": "dash", "width": 3}, "mode": "lines", "name": "Passive cables (→ origin)", "opacity": 1, "showlegend": true, "type": "scatter3d", "x": [72.5, 0], "y": [0, 0], "z": [-9, 0]}, {"legendgroup": "passive", "line": {"color": "#296193", "dash": "dash", "width": 3}, "mode": "lines", "opacity": 1, "showlegend": false, "type": "scatter3d", "x": [-36.25, 0], "y": [62.79, 0], "z": [-9, 0]}, {"legendgroup": "passive", "line": {"color": "#296193", "dash": "dash", "width": 3}, "mode": "lines", "opacity": 1, "showlegend": false, "type": "scatter3d", "x": [-36.25, 0], "y": [-62.79, 0], "z": [-9, 0]}, {"legendgroup": "active", "line": {"color": "#C0392B", "width": 3}, "mode": "lines", "name": "Active cables (→ platform)", "opacity": 1, "showlegend": true, "type": "scatter3d", "x": [36.25, 12.5], "y": [62.79, 21.65], "z": [-9, -76]}, {"legendgroup": "active", "line": {"color": "#C0392B", "width": 3}, "mode": "lines", "opacity": 1, "showlegend": false, "type": "scatter3d", "x": [-72.5, -25], "y": [8.879e-15, 3.062e-15], "z": [-9, -76]}, {"legendgroup": "active", "line": {"color": "#C0392B", "width": 3}, "mode": "lines", "opacity": 1, "showlegend": false, "type": "scatter3d", "x": [36.25, 12.5], "y": [-62.79, -21.65], "z": [-9, -76]}, {"marker": {"color": "#296193", "size": 5}, "mode": "markers+text", "opacity": 1, "showlegend": false, "text": ["P1", "P2", "P3"], "textfont": {"color": "#296193", "size": 9}, "textposition": "top center", "type": "scatter3d", "x": [72.5, -36.25, -36.25], "y": [0.0, 62.79, -62.79], "z": [-9.0, -9.0, -9.0]}, {"marker": {"color": "#C0392B", "size": 5}, "mode": "markers+text", "opacity": 1, "showlegend": false, "text": ["A1", "A2", "A3"], "textfont": {"color": "#C0392B", "size": 9}, "textposition": "top center", "type": "scatter3d", "x": [36.25, -72.5, 36.25], "y": [62.79, 8.879e-15, -62.79], "z": [-9.0, -9.0, -9.0]}, {"marker": {"color": "#C0392B", "size": 4, "symbol": "diamond"}, "mode": "markers+text", "opacity": 1, "showlegend": false, "text": ["a1", "a2", "a3"], "textfont": {"color": "#C0392B", "size": 8}, "textposition": "bottom center", "type": "scatter3d", "x": [12.5, -25.0, 12.5], "y": [21.65, 3.062e-15, -21.65], "z": [-76.0, -76.0, -76.0]}, {"legendgroup": "center", "marker": {"color": "black", "size": 7, "symbol": "cross"}, "mode": "markers+text", "name": "Rotation center (origin)", "opacity": 1, "showlegend": true, "text": ["O (rotation center)"], "textfont": {"color": "black", "size": 10}, "textposition": "middle right", "type": "scatter3d", "x": [0], "y": [0], "z": [0]}, {"line": {"color": "#E74C3C", "width": 3}, "mode": "lines+text", "showlegend": false, "text": ["", "X axis (Ψ)"], "textfont": {"color": "#E74C3C", "size": 9}, "textposition": "top center", "type": "scatter3d", "x": [0, 58], "y": [0, 0], "z": [0, 0]}, {"line": {"color": "#27AE60", "width": 3}, "mode": "lines+text", "showlegend": false, "text": ["", "Y axis (Θ)"], "textfont": {"color": "#27AE60", "size": 9}, "textposition": "top center", "type": "scatter3d", "x": [0, 0], "y": [0, 58], "z": [0, 0]}, {"line": {"color": "#3498DB", "width": 3}, "mode": "lines+text", "showlegend": false, "text": ["", "Z axis"], "textfont": {"color": "#3498DB", "size": 9}, "textposition": "top center", "type": "scatter3d", "x": [0, 0], "y": [0, 0], "z": [0, 29]}, {"color": "#E6E6E6", "opacity": 0.15, "showlegend": false, "type": "mesh3d", "x": [72.5, 71.61, 68.95, 64.6, 58.65, 51.27, 42.61, 32.91, 22.4, 11.34, 4.439e-15, -11.34, -22.4, -32.91, -42.61, -51.27, -58.65, -64.6, -68.95, -71.61, -72.5, -71.61, -68.95, -64.6, -58.65, -51.27, -42.61, -32.91, -22.4, -11.34, -1.332e-14, 11.34, 22.4, 32.91, 42.61, 51.27, 58.65, 64.6, 68.95, 71.61, 72.5, 0.0], "y": [0.0, 11.34, 22.4, 32.91, 42.61, 51.27, 58.65, 64.6, 68.95, 71.61, 72.5, 71.61, 68.95, 64.6, 58.65, 51.27, 42.61, 32.91, 22.4, 11.34, 8.879e-15, -11.34, -22.4, -32.91, -42.61, -51.27, -58.65, -64.6, -68.95, -71.61, -72.5, -71.61, -68.95, -64.6, -58.65, -51.27, -42.61, -32.91, -22.4, -11.34, -1.776e-14, 0.0], "z": [-9.0, -9.0, -9.0, -9.0, -9.0, -9.0, -9.0, -9.0, -9.0, -9.0, -9.0, -9.0, -9.0, -9.0, -9.0, -9.0, -9.0, -9.0, -9.0, -9.0, -9.0, -9.0, -9.0, -9.0, -9.0, -9.0, -9.0, -9.0, -9.0, -9.0, -9.0, -9.0, -9.0, -9.0, -9.0, -9.0, -9.0, -9.0, -9.0, -9.0, -9.0, -9.0]}, {"color": "#97C139", "i": [40, 40, 40, 40, 40, 40, 40, 40, 40, 40, 40, 40, 40, 40, 40, 40, 40, 40, 40, 40, 40, 40, 40, 40, 40, 40, 40, 40, 40, 40, 40, 40, 40, 40, 40, 40, 40, 40, 40, 40], "j": [0, 1, 2, 3, 4, 5, 6, 7, 8, 9, 10, 11, 12, 13, 14, 15, 16, 17, 18, 19, 20, 21, 22, 23, 24, 25, 26, 27, 28, 29, 30, 31, 32, 33, 34, 35, 36, 37, 38, 39], "k": [1, 2, 3, 4, 5, 6, 7, 8, 9, 10, 11, 12, 13, 14, 15, 16, 17, 18, 19, 20, 21, 22, 23, 24, 25, 26, 27, 28, 29, 30, 31, 32, 33, 34, 35, 36, 37, 38, 39, 0], "name": "Platform cone", "opacity": 0.12, "showlegend": false, "type": "mesh3d", "x": [25.0, 24.69, 23.78, 22.28, 20.23, 17.68, 14.69, 11.35, 7.725, 3.911, 1.531e-15, -3.911, -7.725, -11.35, -14.69, -17.68, -20.23, -22.28, -23.78, -24.69, -25.0, -24.69, -23.78, -22.28, -20.23, -17.68, -14.69, -11.35, -7.725, -3.911, -4.592e-15, 3.911, 7.725, 11.35, 14.69, 17.68, 20.23, 22.28, 23.78, 24.69, 0.0], "y": [0.0, 3.911, 7.725, 11.35, 14.69, 17.68, 20.23, 22.28, 23.78, 24.69, 25.0, 24.69, 23.78, 22.28, 20.23, 17.68, 14.69, 11.35, 7.725, 3.911, 3.062e-15, -3.911, -7.725, -11.35, -14.69, -17.68, -20.23, -22.28, -23.78, -24.69, -25.0, -24.69, -23.78, -22.28, -20.23, -17.68, -14.69, -11.35, -7.725, -3.911, 0.0], "z": [-76.0, -76.0, -76.0, -76.0, -76.0, -76.0, -76.0, -76.0, -76.0, -76.0, -76.0, -76.0, -76.0, -76.0, -76.0, -76.0, -76.0, -76.0, -76.0, -76.0, -76.0, -76.0, -76.0, -76.0, -76.0, -76.0, -76.0, -76.0, -76.0, -76.0, -76.0, -76.0, -76.0, -76.0, -76.0, -76.0, -76.0, -76.0, -76.0, -76.0, 0.0]}], "layout": {"height": 750, "legend": {"font": {"size": 9}, "x": 1.02, "y": 0.5}, "margin": {"b": 0, "l": 0, "r": 180, "t": 80}, "scene": {"aspectmode": "data", "camera": {"eye": {"x": 1.6, "y": 1.2, "z": 0.8}}, "xaxis": {"range": [-100, 100], "title": {"text": "X [mm]"}}, "yaxis": {"range": [-100, 100], "title": {"text": "Y [mm]"}}, "zaxis": {"range": [-100, 20], "title": {"text": "Z [mm]"}}}, "title": {"font": {"size": 14}, "text": "Cable-Driven Wrist — Static Overview<br><sup>Nemoto (2022): R=72, r=25, h=76, h_b=9 mm  |  Ghost poses at ±30° about X and Y</sup>"}, "width": 950}}
